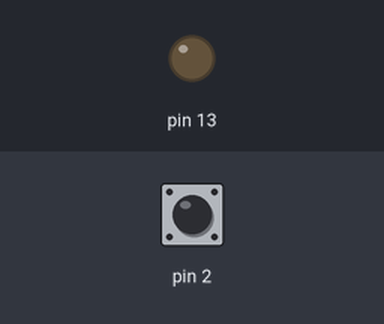
The sketch below on a simulated Arduino Uno, built with avr-gcc and run on an emulated ATmega328P. On the bench: output pins drawn as LEDs (lit = HIGH). Inputs (shaded band) come from the test bench; at power-on: pin 2 HIGH. What the sketch prints to the serial monitor is not drawn.

Above: at 1.2 s.
1.3 s: pin 2 pulled LOW for 0.15 s
At 2.6 s:
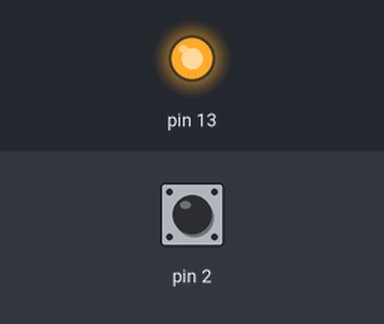
Timing chart, 0 to 4.3 s (numbered marks = the images above; inputs shaded):
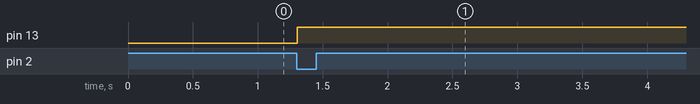

Measured:
- after the input at 1.3 s, pin 13: LOW → HIGH at once

The sketch:

CapSense.ino
```cpp
#include <CapacitiveSensor.h>

CapacitiveSensor   cs_4_2 = CapacitiveSensor(4, 2);       // 10M resistor between pins 4 & 2, pin 2 is sensor pin, add a wire and or foil if desired

void setup()
{
  cs_4_2.set_CS_AutocaL_Millis(0xFFFFFFFF);     // turn off autocalibrate on channel 1 - just as an example
  Serial.begin(9600);

  pinMode(13, OUTPUT);
}

void loop()
{
  long total1 =  cs_4_2.capacitiveSensor(30);
  int ledVal = constrain(total1, 0, 255);

  if (ledVal > 45) {
    analogWrite(13, ledVal);
  }
  Serial.println(ledVal);                  // print sensor output 1

  delay(10);                             // arbitrary delay to limit data to serial port
}
```
